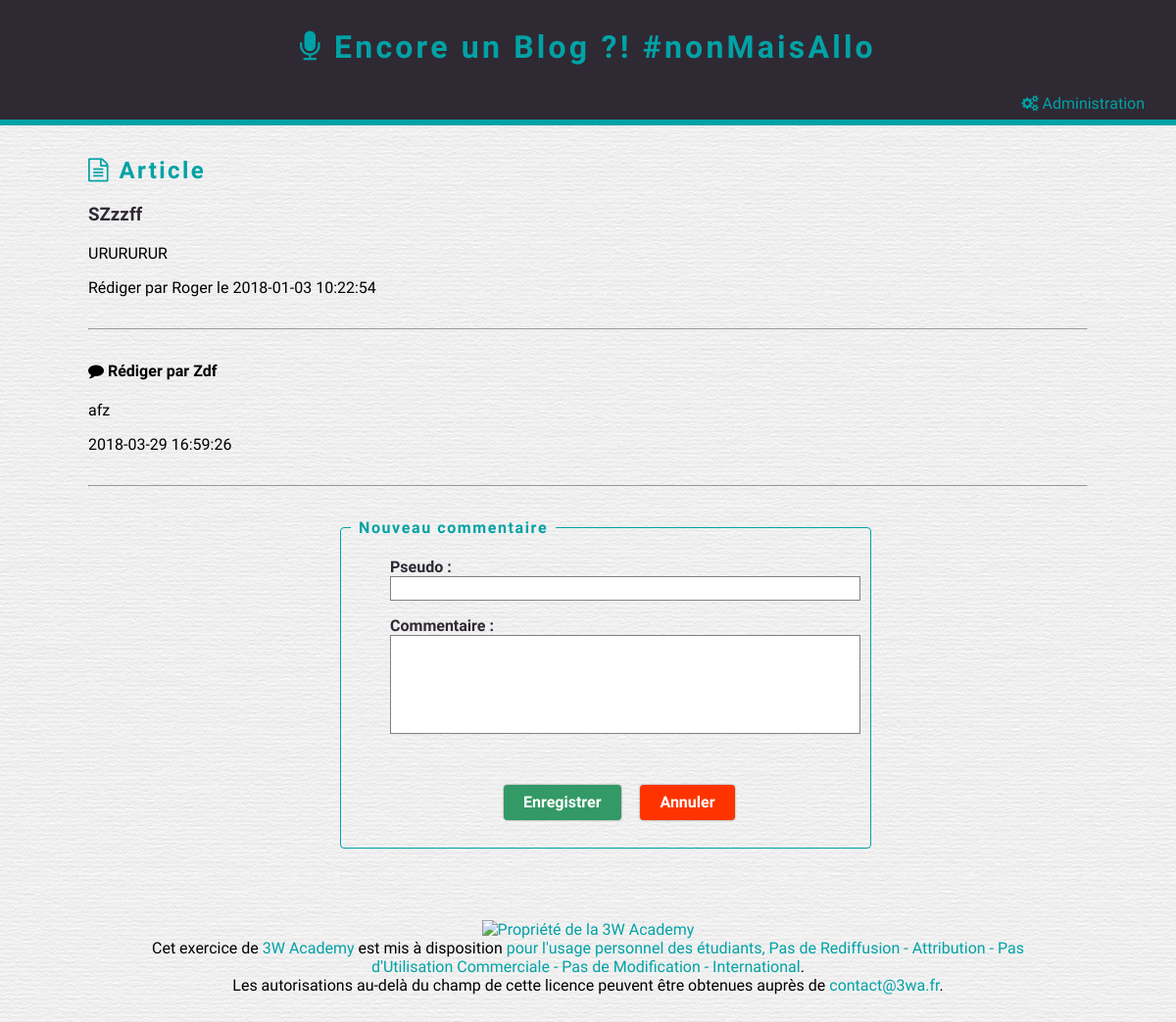
Page /show_post.php?id_art=17 on the committed database.
### tables this page shows
CREATE TABLE `table_article` (
  `id_art` int(10) UNSIGNED NOT NULL,
  `id_cat` int(10) UNSIGNED NOT NULL,
  `id_author` int(10) UNSIGNED NOT NULL,
  `title` char(30) NOT NULL,
  `content` text NOT NULL,
  `date_time` datetime NOT NULL
);

CREATE TABLE `table_author` (
  `id_author` int(10) UNSIGNED NOT NULL,
  `name_author` varchar(50) NOT NULL,
  `subscribe_date` date NOT NULL
);

CREATE TABLE `table_comment` (
  `id_com` int(10) UNSIGNED NOT NULL,
  `id_art` int(10) UNSIGNED NOT NULL,
  `pseudo` char(15) NOT NULL,
  `content_com` text NOT NULL,
  `date_comment` datetime NOT NULL
);

### src/show_post.php (called while the page is built)
<?php
    include 'application/bdd_connection.php';
    $sqlArticles = 'SELECT * FROM `table_article`
          JOIN table_author
          USING (id_author)
          JOIN table_cat
          USING (id_cat)
          WHERE id_art=?';
    $query = $pdo->prepare($sqlArticles);
    $query->execute([$_GET['id_art']]);
    $Article = $query->fetch();
    $allComments = 'SELECT * FROM `table_comment`
      JOIN table_article
      USING (id_art)
      WHERE id_art=?';
    $query = $pdo->prepare($allComments);
    $query->execute([$_GET['id_art']]);
    $Comments = $query->fetchAll();
    include_once 'show_post.phtml';

### src/show_post.phtml (the view, shortened to what this page needs)
<?php require('includes/header.php'); ?>
<h2><i class="fa fa-file-text-o"></i> Article</h2>
<section class="post">
<h3><?=htmlspecialchars($Article['title'])?></h3>
<article><?=htmlspecialchars($Article['content'])?></article>
<p><?='Rédiger par '.htmlspecialchars($Article['name_author']).' le '.htmlspecialchars($Article['date_time'])?></p>
</section>
<hr>
<?php
    foreach ($Comments as $comment) {
        echo '<section>';
        echo '<h4>' . '<i class="fa fa-comment"></i> ' . 'Rédiger par ' . htmlspecialchars($comment['pseudo']) . '</h4>';
        echo '<article>' . htmlspecialchars($comment['content_com']) . '</article>';
        echo '<p>' . htmlspecialchars($comment['date_comment']) . '</p>';
        echo '</section>';
    }
?>
<hr>
<form method="post" class="generic-form" action="add_comment.php">
    <fieldset>
        <legend>Nouveau commentaire</legend>
        <ul>
            <li>
                <label>Pseudo : </label>
                <input type="text" id="nickName" name="nickName">
            </li>
            <li>
                <label>Commentaire : </label>
                <textarea id="contents" name="contents" rows="5"></textarea>
            </li>
            <li>
                <button class="button button-primary" type="submit">Enregistrer</button>
                <a class="button button-cancel" href="index.php">Annuler</a>
            </li>
        </ul>
    </fieldset>
</form>
<?php require('includes/footer.php'); ?>

### src/css/blog-main.css (style rules this page uses)
* { box-sizing: border-box; }
a { text-decoration: none; }
form { margin-top: 2em; }
form fieldset { border-radius: 4px; }
form fieldset legend { padding: 0 0.5em; }
hr { margin-bottom: 2em; margin-top: 2em; }

### src/css/blog-theme.css (style rules this page uses)
a { color: #01A2A6; transition: all 0.25s; }
body { background: url('../images/theme/paper.png') repeat; font-family: 'Dosis', sans-serif; }
h1, h2 { color: #01A2A6; letter-spacing: 0.1em; }
.post { list-style-type: none; }
.post h3 { color: #2F2933; }

### src/css/ui-button.css (style rules this page uses)
.button { display: inline-block; padding: 0.375em 1.25em; border: none; border-radius: 4px; box-shadow: 0 0 2px 0 rgba(0, 0, 0, 0.5); font-weight: bold; line-height: 1.5em; text-decoration: none; transition: background-color 0.25s, box-shadow 0.25s; }
.button + .button { margin-left: 1em; }
.button-cancel { background-color: #FF3300; color: white; }
.button-primary { background-color: #339966; color: white; }

### src/css/ui-form.css (style rules this page uses)
.generic-form { margin: 0 auto; width: 50%; }
.generic-form fieldset { border-color: #01A2A6; }
.generic-form fieldset legend { color: #01A2A6; font-weight: bold; letter-spacing: 0.1em; }
.generic-form input[type="password"], .generic-form input[type="text"], .generic-form select, .generic-form textarea { padding: 2px; border: 1px solid grey; transition: background-color 0.33s; }
.generic-form input[type="password"], .generic-form input[type="text"], .generic-form select, .generic-form textarea { width: 30em; }
.generic-form textarea { resize: none; }
.generic-form ul { list-style-type: none; }
.generic-form ul li { margin: 1em 0; }
.generic-form ul li:last-child { margin-left: 116px; margin-top: 3em; }
.generic-form ul li label { display: inline-block; color: #2F2933; font-weight: bold; }
.generic-form ul li label { width: 112px; }

### rows in the picture
table_article: title "SZzzff", content "URURURUR", id_author.name_author "Roger", date_time "2018-01-03 10:22:54"
table_comment: pseudo "Zdf", content_com "afz", date_comment "2018-03-29 16:59:26"
